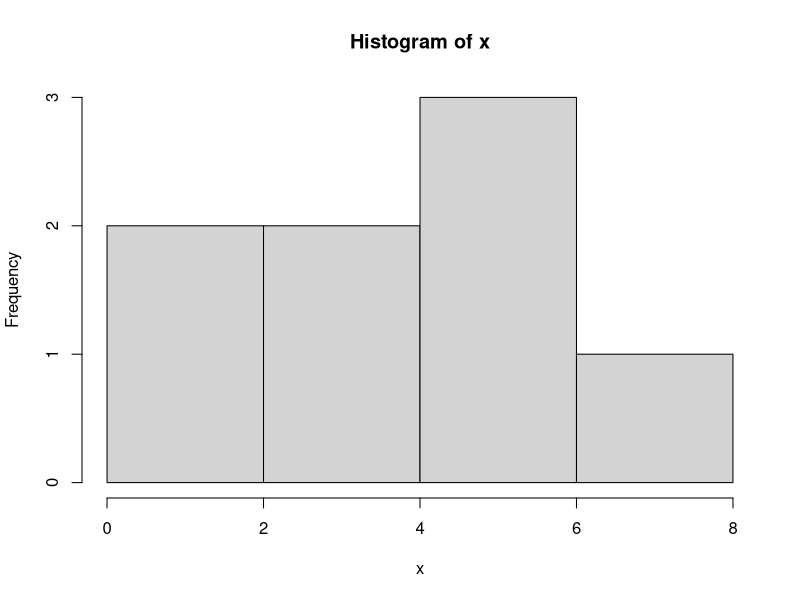
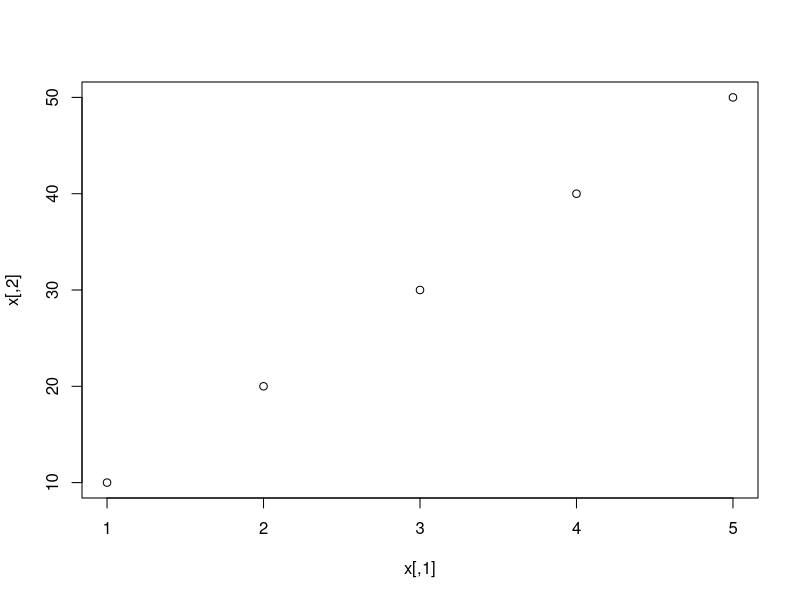

The R source for these figures, in order:
## ---- chunk 1
knitr::opts_chunk$set(message=FALSE,warning=FALSE, cache=TRUE)
## ---- chunk 2
print("hello")
## ---- chunk 3
c(1,2,3)
## ---- chunk 4
1:10
## ---- chunk 5
seq(2,10,3)
## ---- chunk 6
rep(5, 10)
## ---- chunk 7
x <- 1:10
x[-(1:5)]
## ---- chunk 8
x <- 1:10
x[c(1,4,2)]
## ---- chunk 9
x <- 1:10
x[x>3]
## ---- chunk 10
x <- 1:10
x[x>3 & x<5]
## ---- chunk 11
x <- c("This","is","the","example","and","the","text","that","will","be","analyzed")
x[x %in% c("a","and","the")]
## ---- chunk 12
x <- list("a" <- c(1,10), "b" <- c(2,20), "c" <- c(3,30))
x[2]
## ---- chunk 13
x <- list("a" <- c(1,10), "b" <- c(2,20), "c" <- c(3,30))
x[[2]]
## ---- chunk 14
x <- matrix(c(1,2,3,11,12,13), nrow = 2, ncol = 3, byrow = TRUE)
x[2,2]
## ---- chunk 15
x <- matrix(c(1,2,3,11,12,13), nrow = 2, ncol = 3, byrow = TRUE)
x[2,]
## ---- chunk 16
x <- matrix(c(1,2,3,11,12,13), nrow = 2, ncol = 3, byrow = TRUE)
x[,2]
## ---- chunk 17
x <- matrix(c(1,2,3,11,12,13), nrow = 2, ncol = 3, byrow = TRUE)
x[,c(1,3)]
## ---- chunk 18
a <- c(1,10,100)
b <- c(2,20,200)
c <- c(3,30,300)
x <- data.frame(a,b,c)
x$a
## ---- chunk 19
x <- as.data.frame(matrix(c(1,2,3,11,12,13), nrow = 2, ncol = 3, byrow = TRUE))
x
## ---- chunk 20
x <- "1"
x <- as.numeric(x)
class(x)
## ---- chunk 21
x <- 1
x <- as.logical(x)
class(x)
## ---- chunk 22
x <- 1
x <- as.character(x)
class(x)
## ---- chunk 23
x <- 1
is.na(x[2])
## ---- chunk 24
x <- 1
is.null(x[2])
## ---- chunk 25
x <- data.frame(1,1)
is.data.frame(x)
## ---- chunk 26
x <- 1
is.numeric(x)
## ---- chunk 27
x <- "1"
is.character(x)
## ---- chunk 28
x <- c(1,2,3)
length(x)
## ---- chunk 29
x <- cbind(c(1,2,3),c(11,12,13))
x
dim(x)
## ---- chunk 30
a <- c(1,10,100)
b <- c(2,20,200)
c <- c(3,30,300)
x <- data.frame(a,b,c)
dimnames(x)
## ---- chunk 31
x <- cbind(c(1,2,3),c(11,12,13))
nrow(x)
## ---- chunk 32
x <- cbind(c(1,2,3),c(11,12,13))
ncol(x)
## ---- chunk 33
x <- 1
y <- "1"
class(x)
class(y)
## ---- chunk 34
x <- cbind(c(1,2,3),c(11,12,13))
attributes(x)
## ---- chunk 35
x <- c(1,2,3,4,5,5,6,7)
which.max(x)
## ---- chunk 36
x <- c(1,2,3,4,5,5,6,7)
which.min(x)
## ---- chunk 37
x <- c(1,2,3,4,5,5,6,7)
which(x==5)
## ---- chunk 38
x <- c(3,5,1,4,2)
sort(x)
## ---- chunk 39
x <- c(1,2,2,3,4,5,5,6)
unique(x)
## ---- chunk 40
x <- c(1,2,2,3,4,5,5,6)
table(x)
## ---- chunk 41
x <- c(1,2,2,3,4,5,5,6)
sample(x, 3)
## ---- chunk 42
x <- c(1,2,2,3,4,5,5,6)
max(x)
## ---- chunk 43
x <- c(1,2,2,3,4,5,5,6)
min(x)
## ---- chunk 44
x <- c(1,2,2,3,4,5,5,6)
range(x)
## ---- chunk 45
x <- c(1,2,2,3,4,5,5,6)
sum(x)
## ---- chunk 46
x <- c(1,2,2,3,4,5,5,6)
mean(x)
## ---- chunk 47
x <- c(1,2,2,3,4,5,5,6)
median(x)
## ---- chunk 48
x <- c(1,2,2,3,4,5,5,6)
var(x)
## ---- chunk 49
x <- c(1,2,2,3,4,5,5,6)
sd(x)
## ---- chunk 50
x <- c(1,2,2,3,4,5,5,6)
y <- c(10,12,13,13,15,16,17,20)
cor(x,y)
## ---- chunk 51
round(3.145, 2)
## ---- chunk 52
abs(-12)
## ---- chunk 53
x <- cbind(c(1,2,3),c(11,12,13))
x
t(x)
## ---- chunk 54
x <- matrix(c(1,2,3,11,22,33,111,222,333), nrow = 3, ncol = 3, byrow = TRUE)
x
diag(x)
## ---- chunk 55
x <- matrix(c(1,2,3,4,5,6,7,8,9), nrow = 3, ncol = 3, byrow = TRUE)
x
rowSums(x)
## ---- chunk 56
x <- matrix(c(1,2,3,4,5,6,7,8,9), nrow = 3, ncol = 3, byrow = TRUE)
x
colSums(x)
## ---- chunk 57
x <- matrix(c(1,2,3,4,5,6,7,8,9), nrow = 3, ncol = 3, byrow = TRUE)
x
rowMeans(x)
## ---- chunk 58
x <- matrix(c(1,2,3,4,5,6,7,8,9), nrow = 3, ncol = 3, byrow = TRUE)
x
colMeans(x)
## ---- chunk 59
x <- matrix(c(1,2,3,4,5,6,7,8,9), nrow = 3, ncol = 3, byrow = TRUE)
x
apply(X = x, MARGIN = 1, FUN = sum)
## ---- chunk 60
x <- "hello"
y <- "world"
paste(x, y, sep = " ")
## ---- chunk 61
alice <- "curiouser and curiouser!"
strsplit(alice, split = "")
## ---- chunk 62
x <- "UPPER CASE"
tolower(x)
## ---- chunk 63
x <- "lower case"
toupper(x)
## ---- chunk 64
x <- c(1,2,3,4,5,5,6,7)
hist(x)
## ---- chunk 65
x <- cbind(c(1,2,3,4,5),c(10,20,30,40,50))
plot(x)
## ---- chunk 66
rnorm(20, mean = 5, sd = 2)
## ---- chunk 67
runif(20, 1, 10)
## ---- chunk 68
add <- function(x,y) {
return(x+y)
}
## ---- chunk 69
count = 0
for (i in 1:50) {
  count <- count + 1
}
## ---- chunk 70
i <- 10
while (i > 0) {
  i <- i - 1
}
## ---- chunk 71
x <- 5
if (x > 6) {
  value <- FALSE
} else {
  value <- TRUE
}
print(value)
## ---- chunk 72
add <- function(x,y) {
return(x+y)
}
## ---- chunk 73
for (i in 1:10) {
  print(i)
  if (i > 4) {
    break
  }
}
## ---- chunk 74
library(ggplot2)
## ---- chunk 75
library(dplyr)
## ---- chunk 76
library(data.table)
## ---- chunk 77
library(reshape2)
## ---- chunk 78
library(stringr)
